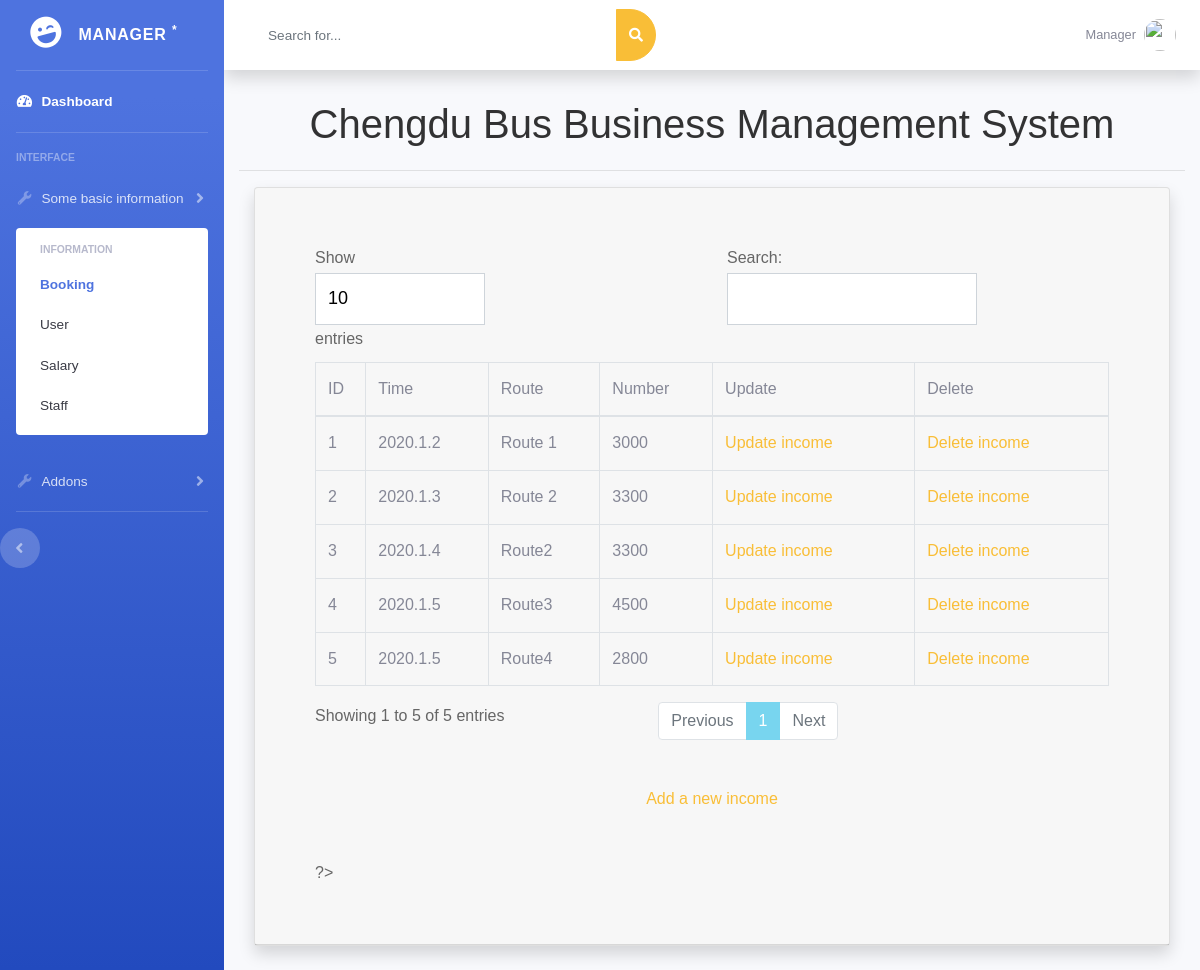
Screenshot of /Income.php with the database file from the repository.
### tables this page shows
CREATE TABLE `Income` (
  `income_id` int(11) NOT NULL,
  `time` varchar(30) NOT NULL,
  `route` varchar(50) NOT NULL,
  `number` varchar(30) NOT NULL
);

### Income.php (the view, shortened to what this page needs)
<?php
require('db.php');
$query  = "SELECT income_id, time, route, number ";
$query .= "FROM Income ";
$result = mysqli_query($connection, $query);
?>
<!DOCTYPE html>
<html lang="en">
<head>
  <link href="vendor/fontawesome-free/css/all.min.css" rel="stylesheet" type="text/css">
  <link href="css/sb-admin-2.min.css" rel="stylesheet">
</head>
<body id="page-top">
  <div id="wrapper">
    <ul class="navbar-nav bg-gradient-primary sidebar sidebar-dark accordion" id="accordionSidebar">
       <a class="sidebar-brand d-flex align-items-center justify-content-center" href="index.php">
        <div class="sidebar-brand-icon rotate-n-15">
          <i class="fas fa-laugh-wink"></i>
        </div>
        <div class="sidebar-brand-text mx-3">Manager <sup>*</sup></div>
        </a>
      <hr class="sidebar-divider my-0">
      <li class="nav-item active">
        <a class="nav-link" href="index.php">
          <i class="fas fa-fw fa-tachometer-alt"></i>
          <span>Dashboard</span></a>
      </li>
      <hr class="sidebar-divider">
      <div class="sidebar-heading">
        Interface
      </div>
      <li class="nav-item">
        <a class="nav-link collapsed" href="#" data-toggle="collapse" data-target="#collapseUtilities" aria-expanded="true" aria-controls="collapseUtilities">
          <i class="fas fa-fw fa-wrench"></i>
          <span>Some basic information</span>
        </a>
        <div id="collapseUtilities" class="collapse show" aria-labelledby="headingUtilities" data-parent="#accordionSidebar">
          <div class="bg-white py-2 collapse-inner rounded">
            <h6 class="collapse-header">Information</h6>
            <a class="collapse-item active" href="utilities-color.php">Booking</a>
            <a class="collapse-item" href="utilities-border.php">User</a>
            <a class="collapse-item" href="utilities-animation.php">Salary</a>
            <a class="collapse-item" href="utilities-other.php">Staff</a>
          </div>
        </div>
      </li>
         <li class="nav-item">
        <a class="nav-link collapsed" href="#" data-toggle="collapse" data-target="#collapseUtilities" aria-expanded="true" aria-controls="collapseUtilities">
          <i class="fas fa-fw fa-wrench"></i>
          <span>Addons</span>
        </a>
      <hr class="sidebar-divider d-none d-md-block">
      <div class="text-center d-none d-md-inline">
        <button class="rounded-circle border-0" id="sidebarToggle"></button>
      </div>
    </ul>
    <div id="content-wrapper" class="d-flex flex-column">
      <div id="content">
        <nav class="navbar navbar-expand navbar-light bg-white topbar mb-4 static-top shadow">
          <form class="d-none d-sm-inline-block form-inline mr-auto ml-md-3 my-2 my-md-0 mw-100 navbar-search">
            <div class="input-group">
              <input type="text" class="form-control bg-light border-0 small" placeholder="Search for..." aria-label="Search" aria-describedby="basic-addon2">
              <div class="input-group-append">
                <button class="btn btn-primary" type="button">
                  <i class="fas fa-search fa-sm"></i>
                </button>
              </div>
            </div>
          </form>
          <ul class="navbar-nav ml-auto">
            <li class="nav-item dropdown no-arrow">
              <a class="nav-link dropdown-toggle" href="#" id="userDropdown" role="button" data-toggle="dropdown" aria-haspopup="true" aria-expanded="false">
                <span class="mr-2 d-none d-lg-inline text-gray-600 small">Manager</span>
                <img class="img-profile rounded-circle" src="https://source.unsplash.com/QAB-WJcbgJk/60x60">
              </a>
            </li>
          </ul>
        </nav>
        <div class="container-fluid">
<html>
    <head>
        <link type="text/css" rel="stylesheet" href="style.css">
    </head>
    <body bgcolor=" LightCyan">
        <h1 style="text-align:center">Chengdu Bus Business Management System</h1>
        <hr/>
        <div class="container-fluid">
         <div class="card shadow mb-4">
            <div class="card-header py-3">
            <div class="card-body">
              <div class="table-responsive">
               <div class="card-body">
              <div class="table-responsive">
                <table class="table table-bordered" id="dataTable" width="100%" cellspacing="0">
				   <thead>
                      <td>ID</td>
                      <td>Time</td>
                      <td>Route</td>
						<td>Number</td>
                       <td>Update</td>
                <td>Delete</td>
                  </thead>
<?php
while ($row = mysqli_fetch_array($result)) {
    echo "<tr>";
	echo "<td>" . $row["income_id"] . "</td>";
    echo "<td>" . $row["time"] . "</td>";
	echo "<td>" . $row["route"] . "</td>";
    echo "<td>" . $row["number"] . "</td>";
echo "<td><a href='updateincome.php?id=" . $row["income_id"] . "'>Update income</a></td>";
echo "<td><a href='deleteincome.php?id=" . $row["income_id"] . "'>Delete income</a></td>";
    echo "</tr>";
}
?>
       </table>
      <br/>
         <a href ="addincome.php"><p align="center">Add a new income</p></a>
<br/>
?>

### rows the page displays
income: income_id "1", time "2020.1.2", route "Route 1", number "3000"
income: income_id "2", time "2020.1.3", route "Route 2", number "3300"
income: income_id "3", time "2020.1.4", route "Route2", number "3300"
income: income_id "4", time "2020.1.5", route "Route3", number "4500"
income: income_id "5", time "2020.1.5", route "Route4", number "2800"
